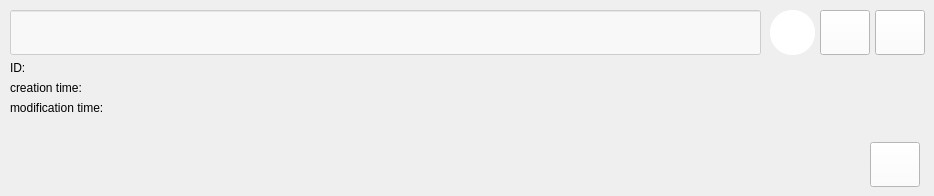
    <widget class="QWidget" name="general_tab">
     <attribute name="title">
      <string>General</string>
     </attribute>
     <widget class="QLineEdit" name="name_entry">
      <property name="geometry">
       <rect>
        <x>10</x>
        <y>10</y>
        <width>751</width>
        <height>45</height>
       </rect>
      </property>
      <property name="font">
       <font>
        <pointsize>15</pointsize>
        <bold>false</bold>
       </font>
      </property>
      <property name="toolTipDuration">
       <number>-5</number>
      </property>
      <property name="styleSheet">
       <string notr="true">	background-color: rgba(255, 255, 255, 150);</string>
      </property>
      <property name="alignment">
       <set>Qt::AlignCenter</set>
      </property>
     </widget>
     <widget class="QPushButton" name="delete_entry_button">
      <property name="geometry">
       <rect>
        <x>820</x>
        <y>10</y>
        <width>50</width>
        <height>45</height>
       </rect>
      </property>
      <property name="toolTip">
       <string>delete</string>
      </property>
      <property name="toolTipDuration">
       <number>-5</number>
      </property>
      <property name="autoFillBackground">
       <bool>false</bool>
      </property>
      <property name="styleSheet">
       <string notr="true">
					   QPushButton:hover {
					   background-color: rgb(242, 242, 242);
					   icon: url(:/ui/deleteHover.png);
					   }

					   QPushButton {
					   background-color: white;
					   }
				   </string>
      </property>
      <property name="text">
       <string/>
      </property>
      <property name="icon">
       <iconset resource="resources/main_window_resources.qrc">
        <normaloff>:/ui/delete.png</normaloff>:/ui/delete.png</iconset>
      </property>
      <property name="iconSize">
       <size>
        <width>30</width>
        <height>30</height>
       </size>
      </property>
     </widget>
     <widget class="QPushButton" name="insert_entry_button">
      <property name="geometry">
       <rect>
        <x>875</x>
        <y>10</y>
        <width>50</width>
        <height>45</height>
       </rect>
      </property>
      <property name="toolTip">
       <string>&lt;html&gt;&lt;head/&gt;&lt;body&gt;&lt;p&gt;create new&lt;/p&gt;&lt;p&gt;press &amp;quot;Shift&amp;quot; to create a sub entry&lt;/p&gt;&lt;/body&gt;&lt;/html&gt;</string>
      </property>
      <property name="toolTipDuration">
       <number>-5</number>
      </property>
      <property name="styleSheet">
       <string notr="true">
					   QPushButton:hover {
					   background-color: rgb(242, 242, 242);
					   icon: url(:/ui/newHover.png);
					   }

					   QPushButton {
					   background-color: white;
					   }
				   </string>
      </property>
      <property name="text">
       <string/>
      </property>
      <property name="icon">
       <iconset resource="resources/main_window_resources.qrc">
        <normaloff>:/ui/new.png</normaloff>:/ui/new.png</iconset>
      </property>
      <property name="iconSize">
       <size>
        <width>30</width>
        <height>30</height>
       </size>
      </property>
     </widget>
     <widget class="QPushButton" name="name_color_button">
      <property name="geometry">
       <rect>
        <x>770</x>
        <y>10</y>
        <width>45</width>
        <height>45</height>
       </rect>
      </property>
      <property name="toolTip">
       <string>Name Color</string>
      </property>
      <property name="toolTipDuration">
       <number>-5</number>
      </property>
      <property name="styleSheet">
       <string notr="true">border-radius: 22px; background-color: white;</string>
      </property>
      <property name="text">
       <string/>
      </property>
      <property name="iconSize">
       <size>
        <width>30</width>
        <height>30</height>
       </size>
      </property>
      <property name="checkable">
       <bool>true</bool>
      </property>
      <property name="checked">
       <bool>false</bool>
      </property>
     </widget>
     <widget class="QLabel" name="label">
      <property name="geometry">
       <rect>
        <x>10</x>
        <y>60</y>
        <width>49</width>
        <height>16</height>
       </rect>
      </property>
      <property name="toolTipDuration">
       <number>-5</number>
      </property>
      <property name="styleSheet">
       <string notr="true">QWidget {
	background-color: transparent;
}</string>
      </property>
      <property name="text">
       <string>ID:</string>
      </property>
      <property name="alignment">
       <set>Qt::AlignLeading|Qt::AlignLeft|Qt::AlignVCenter</set>
      </property>
     </widget>
     <widget class="QLabel" name="label_2">
      <property name="geometry">
       <rect>
        <x>10</x>
        <y>80</y>
        <width>81</width>
        <height>16</height>
       </rect>
      </property>
      <property name="toolTipDuration">
       <number>-5</number>
      </property>
      <property name="styleSheet">
       <string notr="true">QWidget {
	background-color: transparent;
}</string>
      </property>
      <property name="text">
       <string>creation time:</string>
      </property>
      <property name="alignment">
       <set>Qt::AlignLeading|Qt::AlignLeft|Qt::AlignVCenter</set>
      </property>
     </widget>
     <widget class="QLabel" name="label_3">
      <property name="geometry">
       <rect>
        <x>10</x>
        <y>100</y>
        <width>101</width>
        <height>16</height>
       </rect>
      </property>
      <property name="toolTipDuration">
       <number>-5</number>
      </property>
      <property name="styleSheet">
       <string notr="true">QWidget {
	background-color: transparent;
}</string>
      </property>
      <property name="text">
       <string>modification time:</string>
      </property>
      <property name="alignment">
       <set>Qt::AlignLeading|Qt::AlignLeft|Qt::AlignVCenter</set>
      </property>
     </widget>
     <widget class="QLabel" name="id_label">
      <property name="geometry">
       <rect>
        <x>140</x>
        <y>60</y>
        <width>49</width>
        <height>16</height>
       </rect>
      </property>
      <property name="toolTipDuration">
       <number>-5</number>
      </property>
      <property name="styleSheet">
       <string notr="true">QWidget {
	background-color: transparent;
}</string>
      </property>
      <property name="text">
       <string/>
      </property>
     </widget>
     <widget class="QLabel" name="creation_time_label">
      <property name="geometry">
       <rect>
        <x>140</x>
        <y>80</y>
        <width>161</width>
        <height>16</height>
       </rect>
      </property>
      <property name="toolTipDuration">
       <number>-5</number>
      </property>
      <property name="styleSheet">
       <string notr="true">QWidget {
	background-color: transparent;
}</string>
      </property>
      <property name="text">
       <string/>
      </property>
     </widget>
     <widget class="QLabel" name="modification_time_label">
      <property name="geometry">
       <rect>
        <x>140</x>
        <y>100</y>
        <width>161</width>
        <height>16</height>
       </rect>
      </property>
      <property name="toolTipDuration">
       <number>-5</number>
      </property>
      <property name="styleSheet">
       <string notr="true">QWidget {
	background-color: transparent;
}</string>
      </property>
      <property name="text">
       <string/>
      </property>
     </widget>
     <widget class="QPushButton" name="insert_tag_button">
      <property name="geometry">
       <rect>
        <x>870</x>
        <y>142</y>
        <width>50</width>
        <height>45</height>
       </rect>
      </property>
      <property name="toolTip">
       <string>&lt;html&gt;&lt;head/&gt;&lt;body&gt;&lt;p&gt;create new&lt;/p&gt;&lt;p&gt;press &amp;quot;Shift&amp;quot; to create a sub entry&lt;/p&gt;&lt;/body&gt;&lt;/html&gt;</string>
      </property>
      <property name="toolTipDuration">
       <number>-5</number>
      </property>
      <property name="styleSheet">
       <string notr="true">
					   QPushButton:hover {
					   background-color: rgb(242, 242, 242);
					   icon: url(:/ui/newHover.png);
					   }

					   QPushButton {
					   background-color: white;
					   }
				   </string>
      </property>
      <property name="text">
       <string/>
      </property>
      <property name="icon">
       <iconset resource="resources/main_window_resources.qrc">
        <normaloff>:/ui/new.png</normaloff>:/ui/new.png</iconset>
      </property>
      <property name="iconSize">
       <size>
        <width>30</width>
        <height>30</height>
       </size>
      </property>
     </widget>
    </widget>
